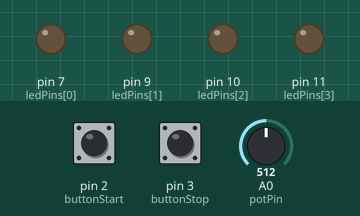
The sketch below on a simulated Arduino Uno, built with avr-gcc and run on an emulated ATmega328P. On the bench: output pins drawn as LEDs (lit = HIGH). The inputs (shaded band) are chosen by the test bench; at power-on: pin 2 (buttonStart) HIGH, A0 (potPin) = 512, pin 3 (buttonStop) HIGH. What the sketch prints to the serial monitor is not drawn.

Above: at 1.2 s.
1.3 s: pin 2 (buttonStart) pulled LOW for 0.15 s
At 4.0 s:
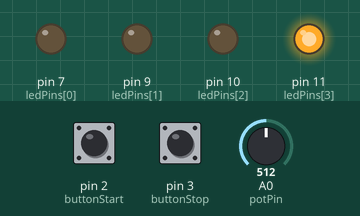
4.4 s: A0 (potPin) set to 900
At 7.05 s:
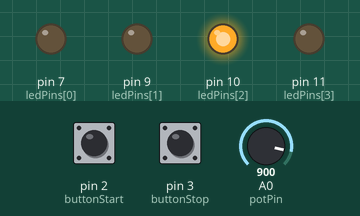
7.4 s: pin 3 (buttonStop) pulled LOW for 1 s
At 7.46 s:
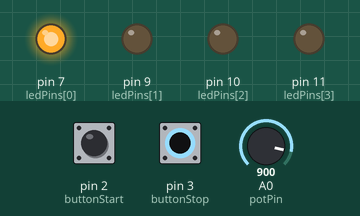
9.9 s: pin 2 (buttonStart) pulled LOW for 1 s
At 10.41 s:
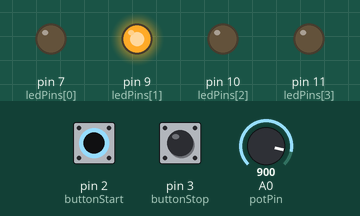
12.9 s: A0 (potPin) set to 1023
15.9 s: A0 (potPin) set to 716
Timing chart, 0 to 19.9 s (numbered marks = the images above; inputs shaded):
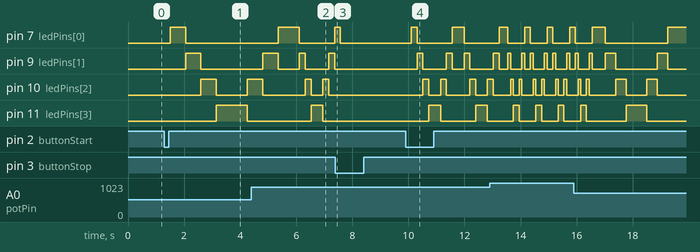

Measured:
- after the input at 1.3 s, pin 7 (ledPins[0]): LOW → HIGH after 0.20 s, → LOW 0.55 s later; pin 9 (ledPins[1]): LOW → HIGH after 0.75 s, → LOW 0.55 s later; pin 10 (ledPins[2]): LOW → HIGH after 1.3 s, → LOW 0.55 s later, → HIGH 1.1 s later; pin 11 (ledPins[3]): LOW → HIGH after 1.9 s, → LOW 1.1 s later
- after the input at 4.4 s, pin 11 (ledPins[3]): LOW → HIGH after 2.1 s, → LOW 0.42 s later
- after the input at 7.4 s, pin 9 (ledPins[1]), pin 10 (ledPins[2]): stops changing and stays LOW; pin 11 (ledPins[3]): stays LOW (without the input it goes to HIGH after 0.80 s)
- after the input at 9.9 s, pin 7 (ledPins[0]): LOW → HIGH after 0.20 s, → LOW 0.21 s later, → HIGH 1.3 s later, → LOW 0.42 s later; pin 9 (ledPins[1]): goes HIGH 0.21 s, LOW 0.84 s, HIGH 0.21 s, LOW 0.42 s, HIGH 0.21 s, then LOW, starting after 0.41 s

The sketch:

arduino_dwi.ino
```cpp
const int ledPins[] = {7, 9, 10, 11}; // LED1–LED4
const int buttonStart = 2;
const int buttonStop = 3;
const int potPin = A0;

bool isActive = false;

void setup() {
  // Inisialisasi LED
  for (int i = 0; i < 4; i++) {
    pinMode(ledPins[i], OUTPUT);
    digitalWrite(ledPins[i], LOW);
  }

  // Inisialisasi tombol
  pinMode(buttonStart, INPUT_PULLUP);
  pinMode(buttonStop, INPUT_PULLUP);

  // Inisialisasi Serial Monitor
  Serial.begin(9600);
  Serial.println("Sistem Lampu Irama Musik Siap");
}

void loop() {
  // Baca tombol start
  if (digitalRead(buttonStart) == LOW) {
    isActive = true;
    Serial.println("Tombol START ditekan → Efek aktif");
    delay(200); // debounce
  }

  // Baca tombol stop
  if (digitalRead(buttonStop) == LOW) {
    isActive = false;
    Serial.println("Tombol STOP ditekan → Efek nonaktif, semua LED mati");
    for (int i = 0; i < 4; i++) {
      digitalWrite(ledPins[i], LOW);
    }
    delay(200); // debounce
  }

  // Jika aktif, jalankan efek irama
  if (isActive) {
    int potValue = analogRead(potPin);
    int tempo = map(potValue, 0, 1023, 1000, 100); // Semakin tinggi, semakin cepat

    Serial.print("Potensiometer: ");
    Serial.print(potValue);
    Serial.print(" → Tempo: ");
    Serial.print(tempo);
    Serial.println(" ms");

    // Kedipan maju
    for (int i = 0; i < 4; i++) {
      digitalWrite(ledPins[i], HIGH);
      delay(tempo);
      digitalWrite(ledPins[i], LOW);
    }

    // Kedipan mundur (zigzag)
    for (int i = 3; i >= 0; i--) {
      digitalWrite(ledPins[i], HIGH);
      delay(tempo);
      digitalWrite(ledPins[i],LOW);
}
}
}
```
